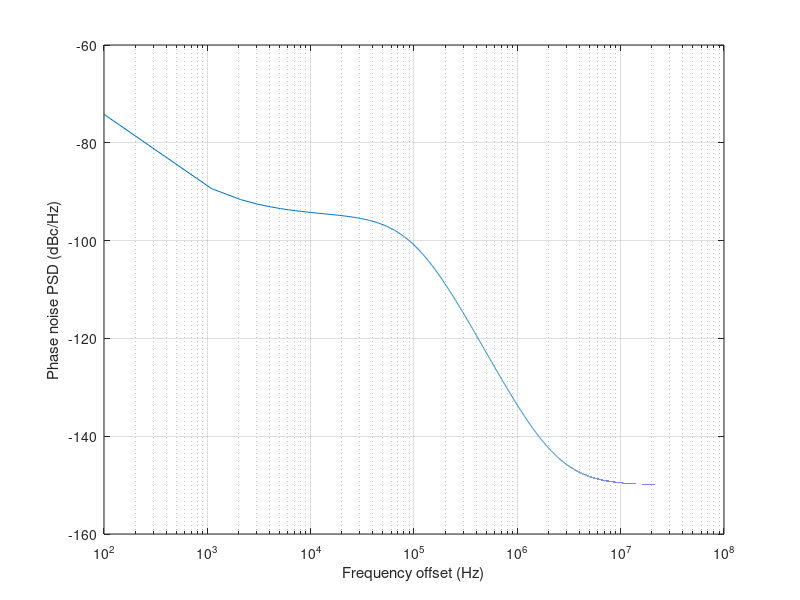

The MATLAB source for this figure: (Note: this script raises an error after producing the figure.)
clear variables;
clc;
M=16; % Modulation alphabet size
q=qammod(0:1:M-1,M); % Generate M-QAM alphabet
signal=repmat(q,1,10^5); 
Fs= 500e6; % Sampling frequency
B_PLL = 100e3; % PLL bandwidth
L0 = -95; % Inband noise in dBc/Hz
L_floor = -150; % Noise floor in dBc/Hz
f_corner = 1e3; % Flicker noise corner frequency in Hz


%%%%%%%%%%%%%%%%%%%%%%%%%%%%%%%%%%%%%%%%%%%%%%%%%%%%%%%%%%%%%%
% Experiment 1
% To generate the phase noise profile with given parameters
%%%%%%%%%%%%%%%%%%%%%%%%%%%%%%%%%%%%%%%%%%%%%%%%%%%%%%%%%%%%%%
L0_lin = 10^(L0/20);
L_floor_lin = 10^(L_floor/20);
count=0;
for fm=10^2:1000:10^8
    count=count + 1;
    L(count) = (B_PLL^2*L0_lin)/(B_PLL^2 + fm^2)* (1 + f_corner/fm) + L_floor_lin;
    L_dB(count) = 20*log10(L(count));
end

figure(1)
semilogx(10^2:1000:10^8, L_dB);
xlabel('Frequency offset (Hz)'); ylabel('Phase noise PSD (dBc/Hz)');
grid on;
hold on;


%%%%%%%%%%%%%%%%%%%%%%%%%%%%%%%%%%%%%%%%%%%%%%%%%%%%%%%%%%%%%%
% Experiment 2
% To plot the time domain phase noise samples and its histogram
%%%%%%%%%%%%%%%%%%%%%%%%%%%%%%%%%%%%%%%%%%%%%%%%%%%%%%%%%%%%%

[signal_pn, pn] = LO_phasenoise(signal, Fs, B_PLL, L0, L_floor, f_corner); 
% signal_pn is the input 'signal' affected by phase noise ;
% pn is the time domain phase noise;

dt= 1/Fs;
time=0:dt:(length(signal) -1)*dt;

figure(2);
plot (time,pn)
xlabel('Time in s'); ylabel('Phase noise (rad)');
grid on;
hold on;


figure(3);
histfit(pn);
title('Histogram of phase noise sample values')
grid on; hold on;


%%%%%%%%%%%%%%%%%%%%%%%%%%%%%%%%%%%%%%%%%%%%%%%%%%%%%%%%%%%%%%%%%
% Experiment 3
% To find the SNR due to phase noise
%%%%%%%%%%%%%%%%%%%%%%%%%%%%%%%%%%%%%%%%%%%%%%%%%%%%%%%%%%%%%%%%%

theta=rms(pn);  % EVM
snr_pn=10*log10(1/theta^2);
disp(snr_pn);

%%%%%%%%%%%%%%%%%%%%%%%%%%%%%%%%%%%%%%%%%%%%%%%%%%%%%%%%%%%%%%%%%%%%%%%%%%
% Experiment 4
% To recover the PSD from the generated time samples of phase noise.
%%%%%%%%%%%%%%%%%%%%%%%%%%%%%%%%%%%%%%%%%%%%%%%%%%%%%%%%%%%%%%%%%%%%%%%%%%%
N1=length(pn);
pndft=fft(pn);
pndft = pndft(1:N1/2+1);
psdpn=(1/(Fs*N1)) * abs(pndft).^2;
psdpn(2:end-1) = 2*psdpn(2:end-1);
psdpn=periodogram(pn,rectwin(length(pn)),length(pn),Fs);  %This is buitin
% function to compute the PSD from time samples
% https://in.mathworks.com/help/signal/ug/power-spectral-density-estimates-using-fft.html
% see above link for details
freq = 0:Fs/length(pn):Fs/2;
figure(4)
semilogx(freq,10*log10(psdpn),'LineWidth',2.0);
ylabel('Recovered PSD (dB)'); xlabel('f (log scale)');
grid on;
hold on;

